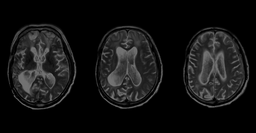
#> input picture HW2_98126079/codes/question 1/brains.png, 256 x 133 px, shrunk from 800 x 415 before the run
$ python HW2_q1_Zallaghi_98126079.py
#> lines starting #> are read from the running program, lines starting #| are printed output that depends on the picture
# DIP Course - fall 2020 - HW: 2
# Student: M. J. Zallaghi    -    ID: 98126079


# Question: 1 code


# using numpy for working with arrays
import numpy as np
# using openCv module
import cv2
# using matplotlib for multiple image show in 1 fig
import matplotlib.pyplot as plt

# reading image in gray mode (it is actually gray...)
brains_gray = cv2.cvtColor(cv2.imread("brains.png"), cv2.COLOR_BGR2GRAY)
#> brains_gray: shape (133, 256); min 0, max 122, mean 19.6

# defining function for power intensity transformation
def powerIntensityTransform(img, gama):
#> called with gama = 0.7
  c = (255) / ((np.max(img))**(gama))
#> c = 8.83
  img_transformed = c * np.power(img, gama)
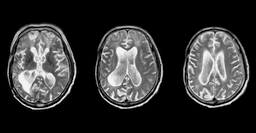
#> img_transformed: shape (133, 256) float64; min 0, max 255, mean 51.8
  img_transformed_unit_8 = np.array(img_transformed, dtype = np.uint8)
  return img_transformed_unit_8

# defining function for log intensity transformation
def logIntensityTransform(img):
  c = (255)/(np.log10(np.max(img)+1))
#> c = 122
  img_transformed = c * np.log10(img+1)
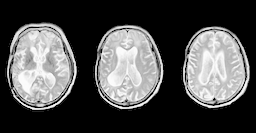
#> img_transformed: shape (133, 256) float16; min 0, max 255, mean 78.4
  img_transformed_unit_8 = np.array(img_transformed, dtype = np.uint8)
  return img_transformed_unit_8

# making transformed images under power transformations
brains_power_intensity_transfrom = powerIntensityTransform(brains_gray, 0.7)
brains_log_intensity_transfrom = logIntensityTransform(brains_gray)

# showing results with associated histograsms

fig, ax = plt.subplots(2,3)

ax[0,0].imshow(brains_power_intensity_transfrom, cmap = "gray", vmin = 0, vmax = 255)
ax[0,0].set_title("Power Intensity Transformation\ngama = " + str(0.7))
ax[0,0].get_xaxis().set_visible(False)
ax[0,0].get_yaxis().set_visible(False)

ax[1,0].hist(brains_power_intensity_transfrom, range = [0,255])
ax[1,0].set_title("Image associated Histogram in power Tran.")
ax[1,0].get_xaxis().set_visible(True)
ax[1,0].get_yaxis().set_visible(False)

ax[0,1].imshow(brains_log_intensity_transfrom, cmap = "gray", vmin = 0, vmax = 255)
ax[0,1].set_title("Log10 Intensity Transformation")
ax[0,1].get_xaxis().set_visible(False)
ax[0,1].get_yaxis().set_visible(False)

ax[1,1].hist(brains_log_intensity_transfrom, range = [0,255])
ax[1,1].set_title("Image associated Histogram in Log Tran.")
ax[1,1].get_xaxis().set_visible(True)
ax[1,1].get_yaxis().set_visible(False)

ax[0,2].imshow(brains_gray, cmap = "gray", vmin = 0, vmax = 255)
ax[0,2].set_title("Original image")
ax[0,2].get_xaxis().set_visible(False)
ax[0,2].get_yaxis().set_visible(False)

ax[1,2].hist(brains_gray, range = [0,255])
ax[1,2].set_title("Image associated Histogram without Tran.")
ax[1,2].get_xaxis().set_visible(True)
ax[1,2].get_yaxis().set_visible(False)


plt.show()
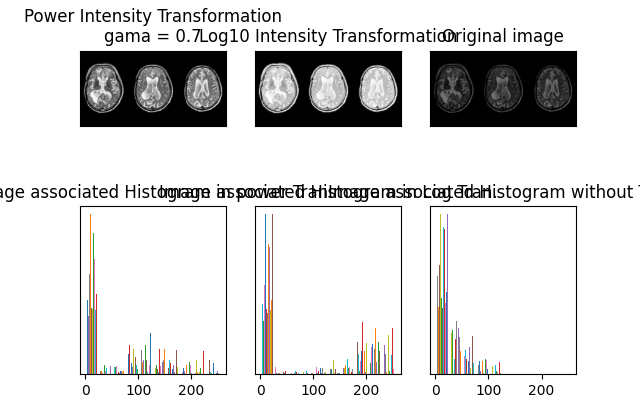
#> figure drawn by matplotlib, 6 panels; panel 4: tallest bar 133 high, from x = 2.55 to 2.63; panel 4: tallest bar 133 high, from x = 2.63 to 2.71; panel 4: tallest bar 133 high, from x = 2.71 to 2.79; panel 5: tallest bar 133 high, from x = 2.55 to 2.63
